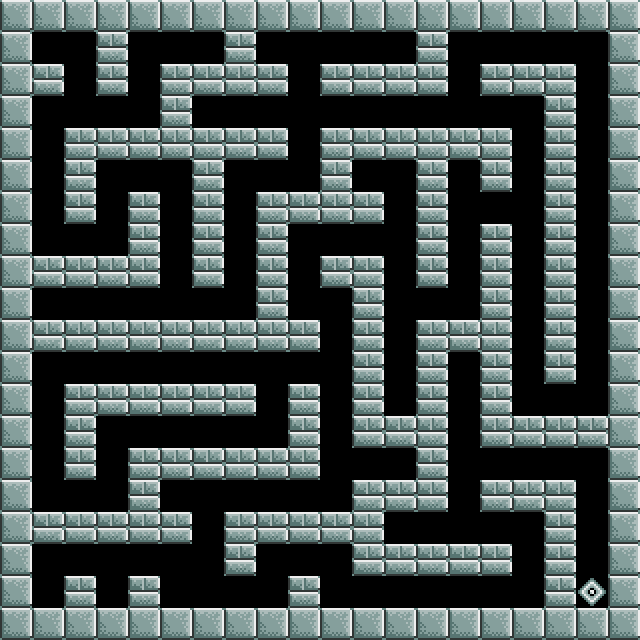

A 2D game scene composited from a Tiled map and its tileset images. What follows is a short description and the map's XML, with each tile layer's data collapsed to a summary:
An orthogonal 20x20 tile map with 32x32 px tiles, 1 tile layer (Maze), 1 hidden layer not drawn.

<map version="1.0" orientation="orthogonal" width="20" height="20" tilewidth="32" tileheight="32">
 <tileset firstgid="1" name="SimpleGraphics32" tilewidth="32" tileheight="32">
  <image source="simpleGraphics_tiles32x32_0.png" width="256" height="160" />
 </tileset>
 <layer name="Maze" width="20" height="20">
  <data>[400 cells, 219 non-empty, 3 distinct tile ids]</data>
 </layer>
 <objectgroup name="Sprites" width="20" height="20" />
 <layer name="Collision" width="20" height="20" visible="0">
  <data>[400 cells, 218 non-empty, 1 distinct tile ids]</data>
 </layer>
</map>
